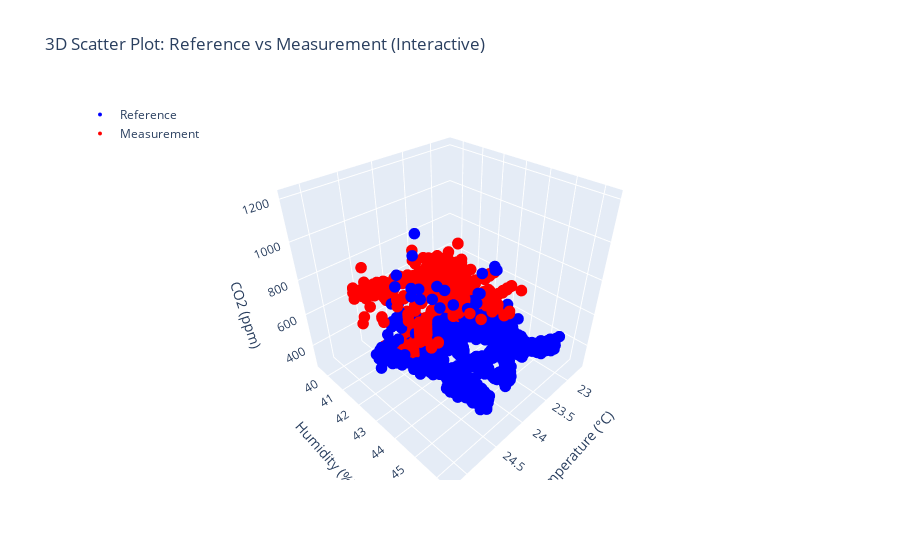

The notebook cell this image was saved under:
### Code cell
import pandas as pd
import plotly.graph_objects as go

# 主函数
def plot_3d_interactive(df):
    fig = go.Figure()

    # Reference scatter
    fig.add_trace(go.Scatter3d(
        x=df['Temp_C'],
        y=df['RH_%'],
        z=df['CO2_ppm'],
        mode='markers',
        marker=dict(size=4, color='blue'),
        name='Reference'
    ))

    # Measurement scatter
    fig.add_trace(go.Scatter3d(
        x=df['Temp_C_m'],
        y=df['RH_%_m'],
        z=df['CO2_ppm_m'],
        mode='markers',
        marker=dict(size=4, color='red'),
        name='Measurement'
    ))

    fig.update_layout(
        scene=dict(
            xaxis_title='Temperature (°C)',
            yaxis_title='Humidity (%)',
            zaxis_title='CO2 (ppm)'
        ),
        title='3D Scatter Plot: Reference vs Measurement (Interactive)',
        legend=dict(x=0, y=1)
    )

    fig.show()

if __name__ == "__main__":
    file_path = 'time_align_clean.csv'
    df = pd.read_csv(file_path)
    df['DateTime'] = pd.to_datetime(df['DateTime'], errors='coerce')
    df = df.dropna(subset=['DateTime'])

    plot_3d_interactive(df)

### Figure 1 — Plotly figure (JSON) as saved in the notebook; plotly's stock layout.template omitted (floating-point values rounded to 4 significant figures; data arrays with more than 128 entries replaced by an {"elided": "..."} marker saying what was removed)
{"data": [{"marker": {"color": "blue", "size": 4}, "mode": "markers", "name": "Reference", "type": "scatter3d", "x": {"elided": "2564 float values"}, "y": {"elided": "2564 float values"}, "z": {"elided": "2564 int values"}}, {"marker": {"color": "red", "size": 4}, "mode": "markers", "name": "Measurement", "type": "scatter3d", "x": {"elided": "2564 float values"}, "y": {"elided": "2564 float values"}, "z": {"elided": "2564 int values"}}], "layout": {"legend": {"x": 0, "y": 1}, "scene": {"xaxis": {"title": {"text": "Temperature (°C)"}}, "yaxis": {"title": {"text": "Humidity (%)"}}, "zaxis": {"title": {"text": "CO2 (ppm)"}}}, "title": {"text": "3D Scatter Plot: Reference vs Measurement (Interactive)"}}}
